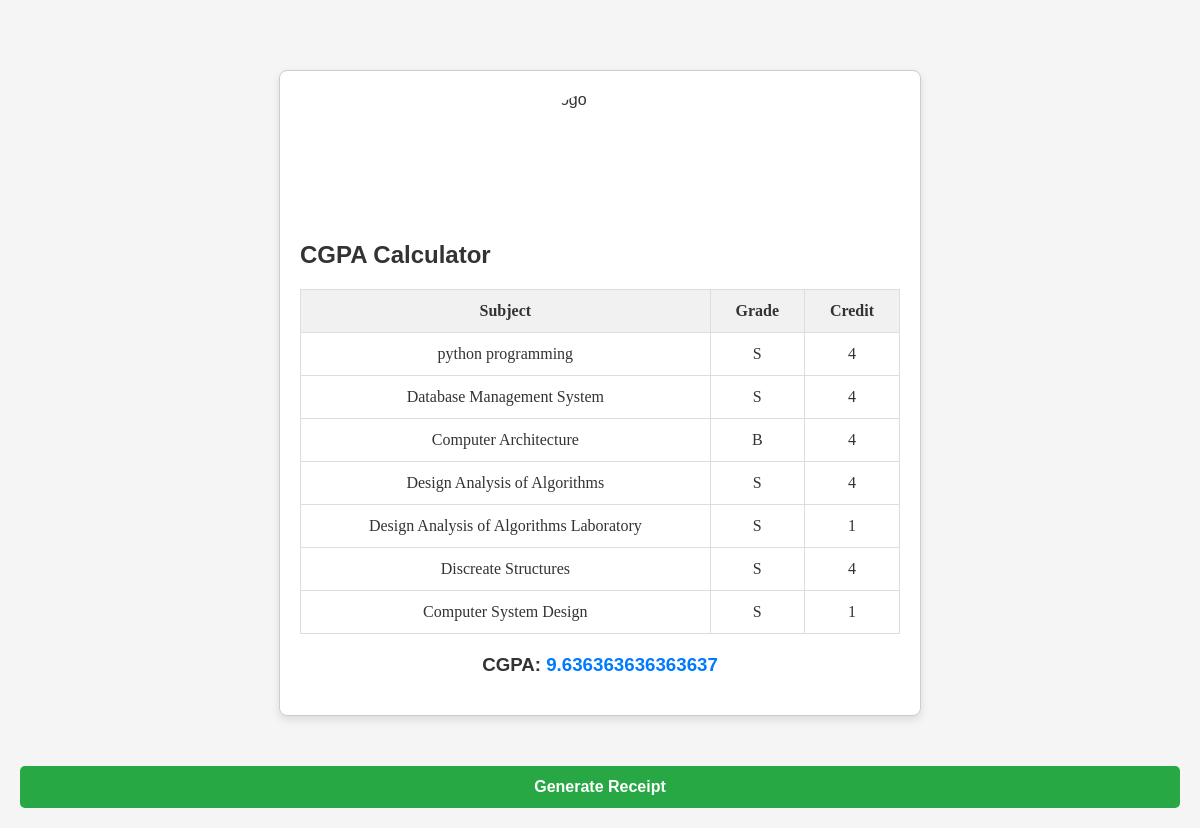
Page /result/ (signed in) on the committed database.
### cgpa_calculation_app/models.py (models this page shows, shortened)
class Subject(models.Model):
    user = models.ForeignKey(User, on_delete=models.SET_NULL, null=True, blank=True)
    name = models.CharField(max_length=255)
    grade = models.CharField(max_length=2, choices=[('S', 'S'), ('A', 'A'), ('B', 'B'), ('C', 'C'), ('D', 'D'), ('F', 'F')])
    credit = models.PositiveIntegerField()

### cgpa_calculation_app/views.py (the view)
# urls.py: path('result/', result, name='result'),
@login_required(login_url='/login/')
def result(request):
    subjects = Subject.objects.filter(user=request.user)
    form = SubjectForm()
    if request.method == 'POST':
        form = SubjectForm(request.POST)
        if form.is_valid():
            form.save()
            return redirect('cgpa_calculator')
    total_credits = 0
    total_grade_points = 0
    for subject in subjects:
        total_credits += subject.credit
        total_grade_points += subject.credit * GRADE_POINTS.get(subject.grade, 0)
    if total_credits != 0:
        cgpa = total_grade_points / total_credits
    else:
        cgpa = 0
    context = {
        'subjects': subjects,
        'form': form,
        'cgpa': cgpa,
    }
    return render(request, 'pdf.html', context)

### cgpa_calculation_app/templates/pdf.html (shortened to what this page needs)
<!DOCTYPE html>
<html lang="en">
<head>
</head>
<body>
    <div id="mn" class="calculator">
        <img src="https://encrypted-tbn0.gstatic.com/images?q=tbn:ANd9GcSmJzZrcorrdTkEpkd3Da6tIe7BSsFxtXDPgw&s" alt="Logo" width="130" height="130">
        <h2 class="text-center">CGPA Calculator</h2>
        <table>
            <thead>
                <tr>
                    <th>Subject</th>
                    <th>Grade</th>
                    <th>Credit</th>
                </tr>
            </thead>
            <tbody>
                {% for subject in subjects %}
                <tr>
                    <td>{{ subject.name }}</td>
                    <td>{{ subject.grade }}</td>
                    <td>{{ subject.credit }}</td>
                </tr>
                {% endfor %}
            </tbody>
        </table>
        <h3>CGPA: <span id="cgpa">{{ cgpa }}</span></h3>
    </div>
    <button onclick="myfun('mn')" type="button">Generate Receipt</button>
</body>
</html>

### cgpa_calculation_app/templates/pdf.html (style rules this page uses)
body { font-family: Arial, sans-serif; background-color: #f5f5f5; margin: 0; padding: 20px; color: #333; }
.calculator { max-width: 600px; margin: 50px auto; background-color: #fff; padding: 20px; border: 1px solid #ccc; border-radius: 8px; box-shadow: 0 4px 8px rgba(0, 0, 0, 0.1); }
img { display: block; margin: 0 auto 20px; border-radius: 50%; }
table { width: 100%; border-collapse: collapse; margin-top: 20px; }
th, td { border: 1px solid #ddd; padding: 12px; text-align: center; font-family: 'Times New Roman', Times, serif; }
th { background-color: #f1f1f1; font-weight: bold; }
#cgpa { font-weight: bold; color: #007bff; }
h3 { text-align: center; margin-top: 20px; }
button { display: block; width: 100%; padding: 12px; font-size: 16px; font-weight: bold; color: white; background-color: #28a745; border: none; border-radius: 5px; cursor: pointer; margin-top: 20px; }

### rows in the picture
Subject: name "python programming", grade "S", credit "4"
Subject: name "Database Management System", grade "S", credit "4"
Subject: name "Computer Architecture", grade "B", credit "4"
Subject: name "Design Analysis of Algorithms", grade "S", credit "4"
Subject: name "Design Analysis of Algorithms Laboratory", grade "S", credit "1"
Subject: name "Discreate Structures", grade "S", credit "4"
Subject: name "Computer System Design", grade "S", credit "1"

### other values in the picture
{{ cgpa }} "9.636363636363637"
